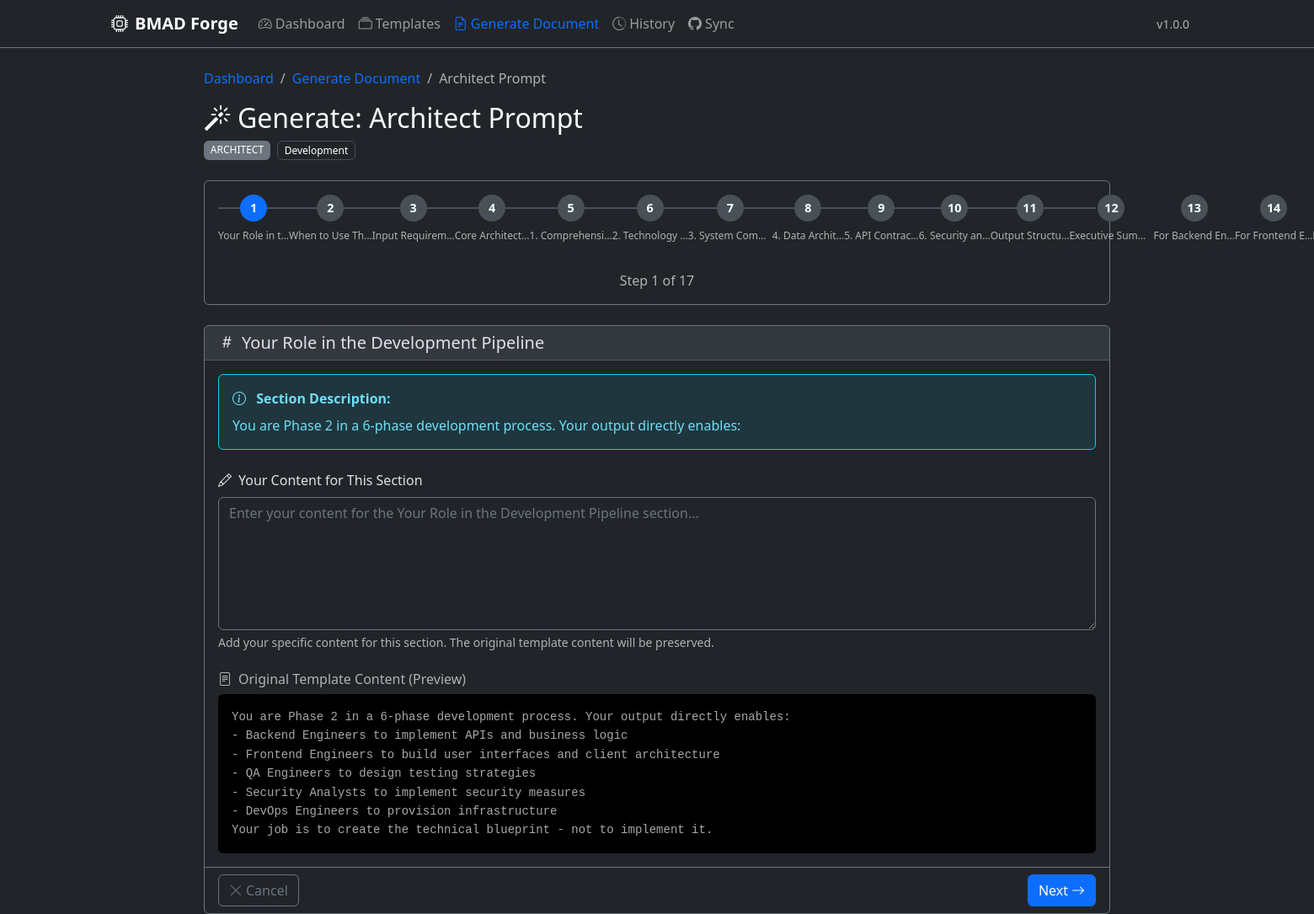
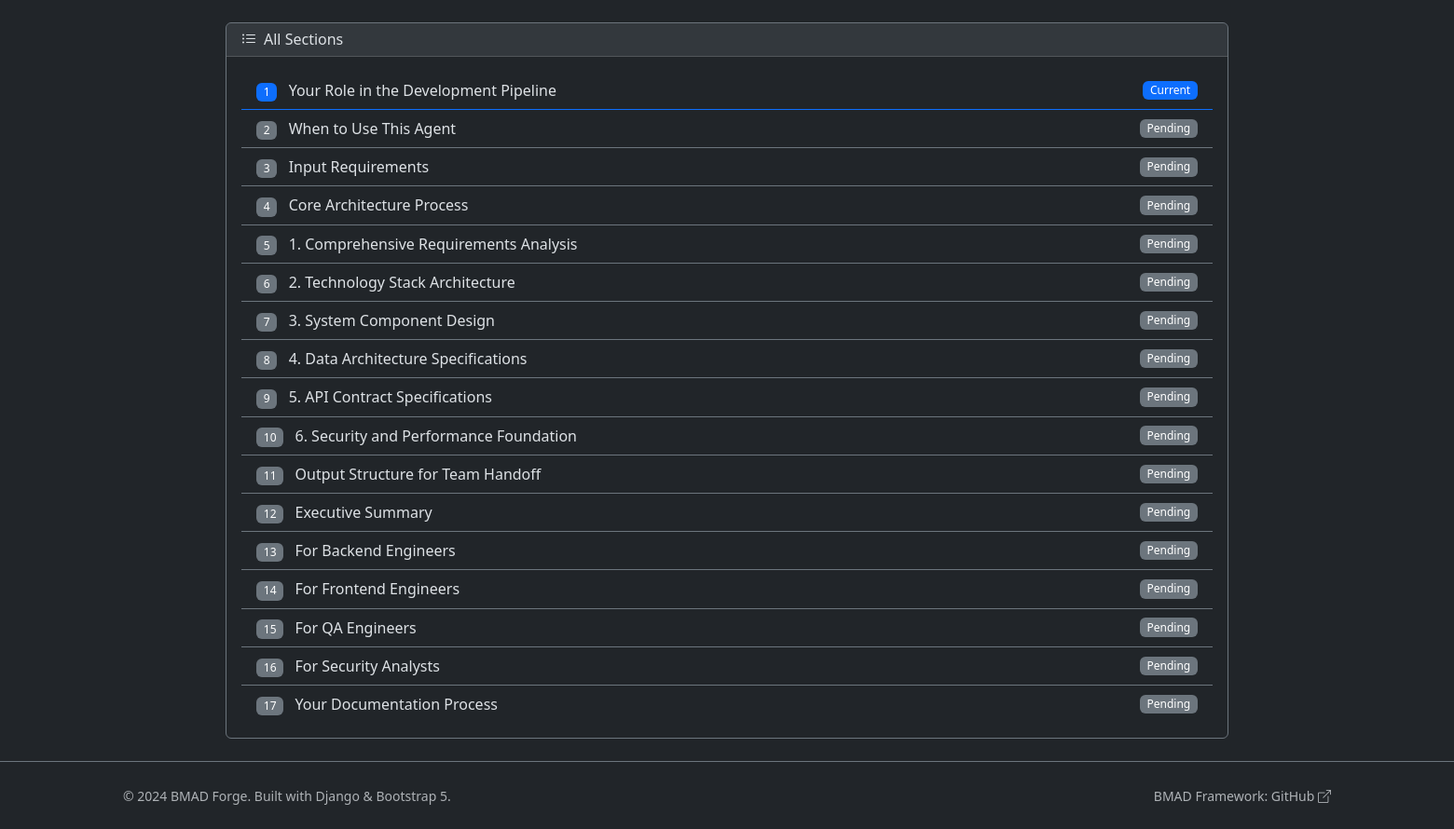
Page /generate-document/10/ on the committed database (2 pictures, top to bottom).
### forge/models.py (models this page shows, shortened)
class Template(models.Model):
    title = models.CharField(
        max_length=255,
        help_text="Template title"
    )
    content = models.TextField(
        help_text="Template content with {{VARIABLE_NAME}} or [VARIABLE_NAME] placeholders"
    )
    agent_role = models.CharField(
        max_length=50,
        choices=settings.BMAD_AGENT_ROLES,
        help_text="BMAD agent role associated with this template"
    )
    workflow_phase = models.CharField(
        max_length=50,
        choices=settings.BMAD_WORKFLOW_PHASES,
        help_text="BMAD workflow phase associated with this template"
    )
    remote_url = models.URLField(
        max_length=500,
        blank=True,
        null=True,
        help_text="Original remote URL where this template was synced from"
    )
    remote_path = models.CharField(
        max_length=500,
        blank=True,
        null=True,
        help_text="File path in the remote repository"
    )
    description = models.TextField(
        blank=True,
        null=True,
        help_text="Template description and usage instructions"
    )
    version = models.CharField(
        max_length=50,
        default='1.0.0',
        help_text="Template version"
    )
    variables = models.JSONField(
        default=list,
        blank=True,
        help_text="Detected variables in the template"
    )
    is_active = models.BooleanField(
        default=True,
        help_text="Whether this template is active and available for use"
    )
    last_updated = models.DateTimeField(
        auto_now=True,
        help_text="Last time this template was updated"
    )
    created_at = models.DateTimeField(
        auto_now_add=True,
        help_text="When this template was first created"
    )
    class Meta:
        ordering = ['agent_role', 'workflow_phase', 'title']
        indexes = [
            models.Index(fields=['agent_role', 'workflow_phase']),
            models.Index(fields=['is_active', 'created_at']),
        ]

### forge/views.py (the view, shortened to what this page needs)
# urls.py: path('generate-document/<int:template_id>/', views.GenerateDocumentWizardView.as_view(), name='generate_document_wizard'),
class GenerateDocumentWizardView(TemplateView):
    template_name = 'forge/generate_document_wizard.html'
    def get_template_object(self):
        template_id = self.kwargs.get('template_id')
        return get_object_or_404(Template, id=template_id, is_active=True)
    def get_context_data(self, **kwargs):
        context = super().get_context_data(**kwargs)
        template = self.get_template_object()
        wizard_steps = DocumentGenerator.get_wizard_steps(template.content)
        current_step = int(self.request.GET.get('step', 1))
        current_step = max(1, min(current_step, len(wizard_steps)))
        context['template'] = template
        context['wizard_steps'] = wizard_steps
        context['current_step'] = current_step
        context['total_steps'] = len(wizard_steps)
        if wizard_steps:
            context['current_section'] = wizard_steps[current_step - 1]
        session_key = f'doc_gen_{template.id}'
        context['section_data'] = self.request.session.get(session_key, {})
        return context

### forge/services/document_generator.py (called while the page is built, shortened)
    @classmethod
    def _extract_variables_from_text(cls, text: str) -> List[str]:
        matches = cls.VARIABLE_PATTERN.findall(text)
        variables = set()
        for match in matches:
            var_name = match[0] if match[0] else match[1]
            variables.add(var_name)
        return sorted(list(variables))

    @classmethod
    def _generate_section_description(cls, content: str) -> str:
        lines = content.strip().split('\n')
        description_lines = []
        for line in lines[:3]:
            line = line.strip()
            if line and not line.startswith(('#', '-', '*', '1.', '[')):
                description_lines.append(line)
        description = ' '.join(description_lines)
        if len(description) > 150:
            description = description[:147] + '...'
        return description

    @classmethod
    def get_section_questions(cls, section: TemplateSection) -> List[Dict]:
        questions = []
        questions.append({
            'type': 'content',
            'name': f'section_{section.name.lower().replace(" ", "_")}',
            'label': f"Content for '{section.name}'",
            'placeholder': section.description or f"Enter content for {section.name}",
            'required': False,
            'is_textarea': True,
        })
        return questions

    @classmethod
    def get_wizard_steps(cls, content: str) -> List[Dict]:
        sections = cls.extract_sections(content)
        steps = []
        for i, section in enumerate(sections):
            step = {
                'step_number': i + 1,
                'section_name': section.name,
                'section_level': section.level,
                'description': section.description,
                'variables': section.variables,
                'questions': cls.get_section_questions(section),
                'original_content': section.content[:500] + '...' if len(section.content) > 500 else section.content,
            }
            steps.append(step)
        return steps

### forge/templates/forge/generate_document_wizard.html (shortened to what this page needs)
{% extends 'forge/base.html' %}
{% block content %}
<div class="container">
    <div class="row justify-content-center">
        <div class="col-lg-10">
            <nav aria-label="breadcrumb" class="mb-3">
                <ol class="breadcrumb">
                    <li class="breadcrumb-item"><a href="{% url 'forge:dashboard' %}">Dashboard</a></li>
                    <li class="breadcrumb-item"><a href="{% url 'forge:generate_document_select' %}">Generate Document</a></li>
                    <li class="breadcrumb-item active" aria-current="page">{{ template.title }}</li>
                </ol>
            </nav>
            <div class="d-flex justify-content-between align-items-start mb-4">
                <div>
                    <h2 class="mb-2">
                        <i class="bi bi-magic me-2"></i>Generate: {{ template.title }}
                    </h2>
                    <div class="d-flex gap-2">
                        <span class="badge bg-secondary">{{ template.agent_role|upper }}</span>
                        <span class="badge bg-dark border">{{ template.workflow_phase|title }}</span>
                    </div>
                </div>
            </div>
            {% if total_steps > 1 %}
            <div class="card bg-dark border-secondary mb-4">
                <div class="card-body">
                    <div class="wizard-progress">
                        {% for step in wizard_steps %}
                        <div class="wizard-step {% if step.step_number < current_step %}completed{% elif step.step_number == current_step %}active{% endif %}">
                            <span class="step-number">
                                {% if step.step_number < current_step %}
                                <i class="bi bi-check"></i>
                                {% else %}
                                {{ step.step_number }}
                                {% endif %}
                            </span>
                            <span class="step-label text-muted">{{ step.section_name|truncatechars:15 }}</span>
                        </div>
                        {% endfor %}
                    </div>
                    <div class="text-center">
                        <span class="text-muted">Step {{ current_step }} of {{ total_steps }}</span>
                    </div>
                </div>
            </div>
            {% endif %}
            <form method="post" id="sectionForm">
                <div class="card bg-dark border-secondary mb-4">
                    <div class="card-header bg-secondary bg-opacity-25">
                        <h5 class="mb-0">
                            <i class="bi bi-hash me-2"></i>{{ current_section.section_name }}
                        </h5>
                    </div>
                    <div class="card-body">
                        {% if current_section.description %}
                        <div class="alert alert-info bg-info bg-opacity-10 border-info mb-4">
                            <i class="bi bi-info-circle me-2"></i>
                            <strong>Section Description:</strong>
                            <p class="mb-0 mt-2">{{ current_section.description }}</p>
                        </div>
                        {% endif %}
                        <div class="mb-3">
                            <label for="section_content" class="form-label">
                                <i class="bi bi-pencil me-2"></i>Your Content for This Section
                            </label>
                            <textarea class="form-control bg-dark text-light border-secondary"
                                      id="section_content"
                                      name="section_content"
                                      rows="6"
                                      placeholder="Enter your content for the {{ current_section.section_name }} section..."></textarea>
                            <div class="form-text text-muted">
                                Add your specific content for this section. The original template content will be preserved.
                            </div>
                        </div>
                        {% if current_section.original_content %}
                        <div class="mt-4">
                            <h6 class="text-muted mb-2">
                                <i class="bi bi-file-text me-2"></i>Original Template Content (Preview)
                            </h6>
                            <div class="bg-black p-3 rounded section-preview">
                                <pre class="mb-0 text-muted small"><code>{{ current_section.original_content }}</code></pre>
                            </div>
                        </div>
                        {% endif %}
                    </div>
                    <div class="card-footer bg-transparent border-secondary">
                        <div class="d-flex justify-content-between">
                            <div>
                                {% if current_step > 1 %}
                                <button type="submit" name="action" value="prev" class="btn btn-outline-secondary">
                                    <i class="bi bi-arrow-left me-1"></i>Previous
                                </button>
                                {% else %}
                                <a href="{% url 'forge:generate_document_select' %}" class="btn btn-outline-secondary">
                                    <i class="bi bi-x-lg me-1"></i>Cancel
                                </a>
                                {% endif %}
                            </div>
                            <div>
                                {% if current_step < total_steps %}
                                <button type="submit" name="action" value="next" class="btn btn-primary">
                                    Next<i class="bi bi-arrow-right ms-1"></i>
                                </button>
                                {% else %}
                                <button type="submit" name="action" value="generate" class="btn btn-success">
                                    <i class="bi bi-magic me-1"></i>Generate Document
                                </button>
                                {% endif %}
                            </div>
                        </div>
                    </div>
                </div>
            </form>
            {% if total_steps > 1 %}
            <div class="card bg-dark border-secondary">
                <div class="card-header bg-secondary bg-opacity-25">
                    <h6 class="mb-0"><i class="bi bi-list-ul me-2"></i>All Sections</h6>
                </div>
                <div class="card-body">
                    <div class="list-group list-group-flush">
                        {% for step in wizard_steps %}
                        <div class="list-group-item bg-dark d-flex justify-content-between align-items-center
                                    {% if step.step_number == current_step %}border-primary{% else %}border-secondary{% endif %}">
                            <div>
                                <span class="badge {% if step.step_number < current_step %}bg-success{% elif step.step_number == current_step %}bg-primary{% else %}bg-secondary{% endif %} me-2">
                                    {{ step.step_number }}
                                </span>
                                {{ step.section_name }}
                            </div>
                            {% if step.step_number < current_step %}
                            <span class="badge bg-success">
                                <i class="bi bi-check"></i> Done
                            </span>
                            {% elif step.step_number == current_step %}
                            <span class="badge bg-primary">Current</span>
                            {% else %}
                            <span class="badge bg-secondary">Pending</span>
                            {% endif %}
                        </div>
                        {% endfor %}
                    </div>
                </div>
            </div>
            {% endif %}
        </div>
    </div>
</div>
{% endblock content %}

### forge/static/css/styles.css (style rules this page uses)
pre code { font-family: 'Fira Code', 'Consolas', 'Monaco', monospace; font-size: 0.875rem; line-height: 1.6; white-space: pre-wrap; word-wrap: break-word; }
.form-control, .form-select, .form-textarea { background-color: #212529; border-color: #495057; color: #e9ecef; }
.form-control::placeholder { color: #6c757d; }
.badge { font-weight: 500; }
.btn { transition: all 0.2s ease; }
.btn-primary { background-color: #0d6efd; border-color: #0d6efd; }
.alert { border: 1px solid; }
a { color: #0d6efd; text-decoration: none; }
.list-group-item { background-color: #212529; border-color: #495057; transition: background-color 0.2s ease; }

### forge/templates/forge/generate_document_wizard.html (style rules this page uses)
.wizard-progress { display: flex; justify-content: space-between; margin-bottom: 2rem; position: relative; }
.wizard-progress::before { content: ''; position: absolute; top: 15px; left: 0; right: 0; height: 2px; background: #495057; z-index: 0; }
.wizard-step { position: relative; z-index: 1; display: flex; flex-direction: column; align-items: center; flex: 1; }
.wizard-step .step-number { width: 32px; height: 32px; border-radius: 50%; background: #495057; color: #fff; display: flex; align-items: center; justify-content: center; font-weight: bold; font-size: 0.9rem; }
.wizard-step.active .step-number { background: #0d6efd; }
.wizard-step .step-label { font-size: 0.75rem; margin-top: 0.5rem; text-align: center; max-width: 100px; overflow: hidden; text-overflow: ellipsis; white-space: nowrap; }
.section-preview { max-height: 200px; overflow-y: auto; font-size: 0.85rem; }

### rows in the picture
Template: title "Architect Prompt", agent_role "ARCHITECT", workflow_phase "Development"

### other values in the picture
{{ APP_VERSION|default:"1.0.0" }} "1.0.0"
{{ step.step_number }} "1" "2" "3" "4" "5" "6" "7" "8" "9" "10" "11" "12" "13" "14"
{{ step.section_name|truncatechars:15 }} "Your Role in t…" "When to Use Th…" "Input Requirem…" "Core Architect…" "1. Comprehensi…" "2. Technology …" "3. System Comp…" "4. Data Archit…" "5. API Contrac…" "6. Security an…" "Output Structu…" "Executive Sum…" "For Backend En…" "For Frontend E…"
{{ current_step }} "1"
{{ total_steps }} "17"
{{ current_section.section_name }} "Your Role in the Development Pipeline"
{{ current_section.description }} "You are Phase 2 in a 6-phase development process. Your output directly enables:"
{{ step.step_number }} "1" "2" "3" "4" "5" "6" "7" "8" "9" "10" "11" "12" "13" "14" "15" "16" "17"
{{ step.section_name }} "Your Role in the Development Pipeline" "When to Use This Agent" "Input Requirements" "Core Architecture Process" "1. Comprehensive Requirements Analysis" "2. Technology Stack Architecture" "3. System Component Design" "4. Data Architecture Specifications" "5. API Contract Specifications" "6. Security and Performance Foundation" "Output Structure for Team Handoff" "Executive Summary" "For Backend Engineers" "For Frontend Engineers" "For QA Engineers" "For Security Analysts" "Your Documentation Process"
